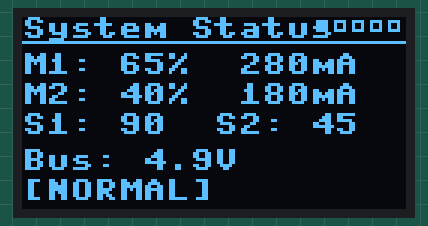
Recording of a program running on a simulated Raspberry Pi Pico running MicroPython. Shown: 128×64 one-colour display. Library files of the repository ran but are not shown: ssd1306.py; what the program prints to the serial console is not drawn. At 12.2 s the program stops and its outputs stay as they are.

Above: at 0.1 s.
At 2.1 s:
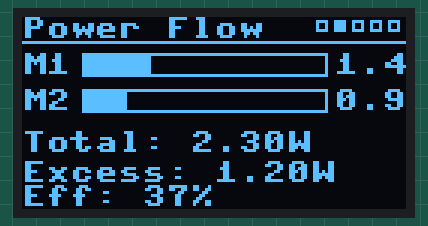
At 4.2 s:
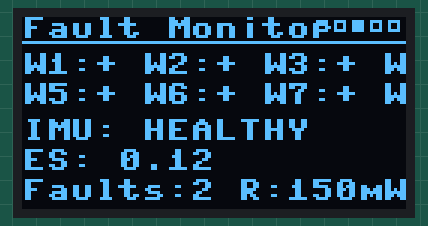
At 6.2 s:
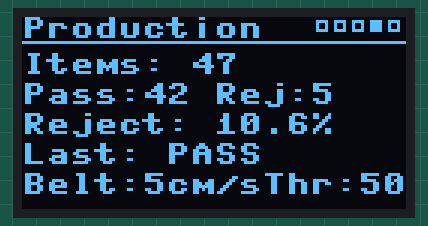
At 8.2 s:
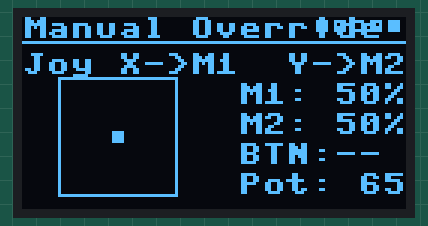

Measured:
- what the display in image 1 shows lasts 2.0 s, from 2.1 s to 4.1 s

The program:

dashboard.py
```python
"""
GridBox — SCADA Dashboard
5 OLED views, joystick Y-axis scrolls between them.
Each view renders live telemetry data from Pico A.
"""

import config


class Dashboard:
    """OLED dashboard with 5 switchable views."""

    def __init__(self, oled):
        self.oled = oled
        self.current_view = config.VIEW_STATUS
        self._views = [
            self._render_status,
            self._render_power,
            self._render_faults,
            self._render_production,
            self._render_manual,
        ]
        self._view_names = [
            "System Status",
            "Power Flow",
            "Fault Monitor",
            "Production",
            "Manual Override",
        ]

    def next_view(self):
        """Switch to next view."""
        self.current_view = (self.current_view + 1) % config.NUM_VIEWS

    def prev_view(self):
        """Switch to previous view."""
        self.current_view = (self.current_view - 1) % config.NUM_VIEWS

    def set_view(self, view_id):
        """Set current view directly."""
        if 0 <= view_id < config.NUM_VIEWS:
            self.current_view = view_id

    def render(self, data):
        """Render current view with data.

        Args:
            data: dict with telemetry from Pico A
        """
        self.oled.fill(0)
        self._render_header(data)
        self._views[self.current_view](data)
        self.oled.show()

    def _render_header(self, data):
        """Draw common header bar."""
        name = self._view_names[self.current_view]
        self.oled.text(name, 0, 0, 1)
        # View indicator dots
        for i in range(config.NUM_VIEWS):
            x = 128 - (config.NUM_VIEWS - i) * 6
            if i == self.current_view:
                self.oled.fill_rect(x, 1, 4, 4, 1)
            else:
                self.oled.rect(x, 1, 4, 4, 1)
        self.oled.hline(0, 8, 128, 1)

    def _render_status(self, data):
        """View 1: System Status — motors, servos, bus, state."""
        m1_spd = data.get('m1_speed', 0)
        m1_mA = data.get('m1_mA', 0)
        m2_spd = data.get('m2_speed', 0)
        m2_mA = data.get('m2_mA', 0)
        s1 = data.get('servo1_angle', 90)
        s2 = data.get('servo2_angle', 90)
        bus_v = data.get('bus_v', 0)
        state = data.get('state', 'UNKNOWN')

        self.oled.text(f"M1:{m1_spd:3d}% {m1_mA:4.0f}mA", 0, 12, 1)
        self.oled.text(f"M2:{m2_spd:3d}% {m2_mA:4.0f}mA", 0, 22, 1)
        self.oled.text(f"S1:{s1:3d}  S2:{s2:3d}", 0, 32, 1)
        self.oled.text(f"Bus: {bus_v:.1f}V", 0, 44, 1)
        self.oled.text(f"[{state}]", 0, 54, 1)

    def _render_power(self, data):
        """View 2: Power Flow — per-branch bars, totals."""
        m1_W = data.get('m1_W', 0)
        m2_W = data.get('m2_W', 0)
        total_W = data.get('total_W', 0)
        excess_W = data.get('excess_W', 0)
        eff = data.get('efficiency', 0)

        # Motor 1 bar
        self.oled.text("M1", 0, 12, 1)
        bar1 = min(int(m1_W / 5.0 * 80), 80)  # scale to 5W max
        self.oled.rect(20, 12, 82, 8, 1)
        if bar1 > 0:
            self.oled.fill_rect(21, 13, bar1, 6, 1)
        self.oled.text(f"{m1_W:.1f}W", 104, 12, 1)

        # Motor 2 bar
        self.oled.text("M2", 0, 24, 1)
        bar2 = min(int(m2_W / 5.0 * 80), 80)
        self.oled.rect(20, 24, 82, 8, 1)
        if bar2 > 0:
            self.oled.fill_rect(21, 25, bar2, 6, 1)
        self.oled.text(f"{m2_W:.1f}W", 104, 24, 1)

        # Totals
        self.oled.text(f"Total: {total_W:.2f}W", 0, 38, 1)
        self.oled.text(f"Excess: {excess_W:.2f}W", 0, 48, 1)
        self.oled.text(f"Eff: {eff:.0f}%", 0, 56, 1)

    def _render_faults(self, data):
        """View 3: Fault Monitor — waste targets, fault count."""
        state = data.get('state', 'NORMAL')
        faults = data.get('faults_today', 0)
        rerouted = data.get('rerouted_mWs', 0)
        imu_status = data.get('imu_status', 'HEALTHY')
        es_score = data.get('es_score', 0)

        # Waste target status indicators
        targets = ['W1', 'W2', 'W3', 'W4', 'W5', 'W6', 'W7', 'W8']
        y = 12
        for i in range(0, 8, 4):
            line = ""
            for j in range(4):
                idx = i + j
                if idx < len(targets):
                    # Simulate status from state
                    if state == "EMERGENCY":
                        status = "!"
                    elif state in ("FAULT", "WARNING") and idx < 2:
                        status = "?"
                    else:
                        status = "+"
                    line += f"{targets[idx]}:{status} "
            self.oled.text(line, 0, y, 1)
            y += 10

        self.oled.text(f"IMU: {imu_status}", 0, 34, 1)
        self.oled.text(f"ES: {es_score:.2f}", 0, 44, 1)
        self.oled.text(f"Faults:{faults} R:{rerouted:.0f}mWs", 0, 54, 1)

    def _render_production(self, data):
        """View 4: Production — sort stats, belt speed, threshold."""
        total = data.get('total_items', 0)
        passed = data.get('passed', 0)
        rejected = data.get('rejected', 0)
        rate = data.get('reject_rate', 0)
        last_class = data.get('last_weight_class', 'NONE')
        belt_speed = data.get('belt_speed', 0)
        threshold = data.get('threshold', 0)

        self.oled.text(f"Items: {total}", 0, 12, 1)
        self.oled.text(f"Pass:{passed} Rej:{rejected}", 0, 22, 1)
        self.oled.text(f"Reject: {rate:.1f}%", 0, 32, 1)
        self.oled.text(f"Last: {last_class}", 0, 42, 1)
        self.oled.text(f"Belt:{belt_speed}cm/s", 0, 52, 1)
        self.oled.text(f"Thr:{threshold}", 80, 52, 1)

    def _render_manual(self, data):
        """View 5: Manual Override — joystick control display."""
        joy_x = data.get('joy_x', 50)
        joy_y = data.get('joy_y', 50)
        btn = data.get('button', False)
        pot = data.get('pot_value', 0)

        self.oled.text("Joy X->M1  Y->M2", 0, 12, 1)

        # Joystick crosshair
        cx = 32
        cy = 40
        size = 20
        self.oled.rect(cx - size, cy - size, size * 2, size * 2, 1)
        # Map joy 0-100 to crosshair position
        jx = cx - size + int(joy_x / 100 * size * 2)
        jy = cy - size + int(joy_y / 100 * size * 2)
        self.oled.fill_rect(jx - 2, jy - 2, 4, 4, 1)

        # Values
        self.oled.text(f"M1:{joy_x:3d}%", 72, 22, 1)
        self.oled.text(f"M2:{joy_y:3d}%", 72, 32, 1)

        btn_txt = "BTN:ON" if btn else "BTN:--"
        self.oled.text(btn_txt, 72, 42, 1)
        self.oled.text(f"Pot:{pot:3d}%", 72, 52, 1)

    def render_link_lost(self):
        """Special screen: no wireless link."""
        self.oled.fill(0)
        self.oled.rect(0, 0, 128, 64, 1)
        self.oled.text("LINK LOST", 24, 20, 1)
        self.oled.text("No signal", 28, 36, 1)
        self.oled.text("from Pico A", 20, 48, 1)
        self.oled.show()


if __name__ == "__main__":
    from machine import Pin, I2C
    import time
    from ssd1306 import SSD1306

    print("=" * 40)
    print("  SCADA Dashboard Test")
    print("=" * 40)

    i2c = I2C(config.I2C_ID, sda=Pin(config.I2C_SDA),
              scl=Pin(config.I2C_SCL), freq=config.I2C_FREQ)

    try:
        oled = SSD1306(i2c, config.OLED_WIDTH, config.OLED_HEIGHT, config.SSD1306_ADDR)
        dash = Dashboard(oled)

        # Mock telemetry data
        mock_data = {
            'm1_speed': 65, 'm1_mA': 280, 'm1_W': 1.4,
            'm2_speed': 40, 'm2_mA': 180, 'm2_W': 0.9,
            'servo1_angle': 90, 'servo2_angle': 45,
            'bus_v': 4.9, 'state': 'NORMAL',
            'total_W': 2.3, 'excess_W': 1.2, 'efficiency': 37,
            'faults_today': 2, 'rerouted_mWs': 150,
            'imu_status': 'HEALTHY', 'es_score': 0.12,
            'total_items': 47, 'passed': 42, 'rejected': 5,
            'reject_rate': 10.6, 'last_weight_class': 'PASS',
            'belt_speed': 5, 'threshold': 50,
            'joy_x': 50, 'joy_y': 50, 'button': False, 'pot_value': 65,
        }

        # Cycle through all 5 views
        for v in range(config.NUM_VIEWS):
            dash.set_view(v)
            dash.render(mock_data)
            name = dash._view_names[v]
            print(f"View {v + 1}: {name}")
            time.sleep(2)

        # Show link lost
        dash.render_link_lost()
        print("Link Lost screen")
        time.sleep(2)

        oled.clear()
        print("\nDashboard test complete")

    except OSError as e:
        print(f"I2C error: {e}")
```

config.py
```python
"""
GridBox — Slave Pico (Pico B) Configuration
Pin assignments and constants for the SCADA Station.
Change these when wiring changes — all other files import from here.
"""

# ============ I2C BUS (OLED) ============
I2C_ID = 0
I2C_SDA = 4
I2C_SCL = 5
I2C_FREQ = 400_000

# I2C addresses
SSD1306_ADDR = 0x3C      # OLED display

# ============ SPI BUS (nRF24L01+) ============
SPI_ID = 0
SPI_SCK = 2
SPI_MOSI = 3
SPI_MISO = 16            # GP16
SPI_BAUD = 10_000_000
NRF_CE = 0               # GP0
NRF_CSN = 1              # GP1

# nRF24L01+ settings (must match master)
NRF_CHANNEL = 100
NRF_PAYLOAD_SIZE = 32
NRF_DATA_RATE = 250
NRF_TX_ADDR = b'NSYNR'   # reversed — slave TX = master RX
NRF_RX_ADDR = b'NSYNT'   # reversed — slave RX = master TX

# ============ ADC (JOYSTICK + POTENTIOMETER) ============
JOY_X_PIN = 26           # GP26 — Joystick X axis
JOY_Y_PIN = 27           # GP27 — Joystick Y axis
JOY_BTN_PIN = 22         # GP22 — Joystick button (pull-up)
POT_PIN = 28             # GP28 — Potentiometer

JOY_CENTRE = 32768       # midpoint of 16-bit ADC
JOY_DEADZONE = 3000      # ignore values within this range of centre

# ============ STATUS LEDs ============
LED_RED = 14             # GP14
LED_GREEN = 15           # GP15
LED_ONBOARD = 25         # Pico onboard LED

# ============ OLED SETTINGS ============
OLED_WIDTH = 128
OLED_HEIGHT = 64

# ============ OPERATOR INPUT ============
DEBOUNCE_MS = 50         # button debounce time
LONG_PRESS_MS = 3000     # long press for mode change
POT_MIN_THRESHOLD = 20   # potentiometer mapped range min (grams)
POT_MAX_THRESHOLD = 200  # potentiometer mapped range max (grams)

# ============ TIMING ============
MAIN_LOOP_MS = 10              # 100Hz main loop
DISPLAY_UPDATE_MS = 100        # update OLED every 100ms
HEARTBEAT_TIMEOUT_MS = 3000    # alert if no packet for 3s
COMMAND_SEND_MS = 50           # send commands every 50ms

# ============ DASHBOARD ============
NUM_VIEWS = 5                  # total dashboard views
VIEW_STATUS = 0
VIEW_POWER = 1
VIEW_FAULTS = 2
VIEW_PRODUCTION = 3
VIEW_MANUAL = 4
```
